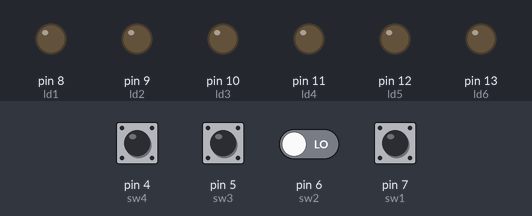
A sketch run on a simulated Arduino Uno, built with avr-gcc and run on an emulated ATmega328P. Shown: output pins drawn as LEDs (lit = HIGH). Dashed ring = blinking. The inputs (shaded band) are chosen by the test bench; at power-on: pin 4 (sw4), pin 5 (sw3), pin 6 (sw2), pin 7 (sw1) LOW.

Above: at 1.2 s.
1.3 s: pin 4 (sw4) pulled HIGH for 0.15 s
At 2.15 s:
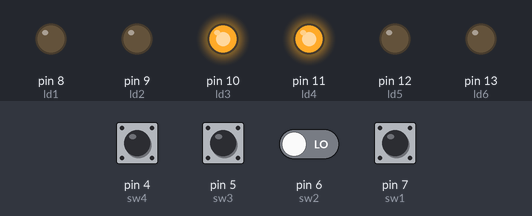
4.3 s: pin 5 (sw3) pulled HIGH for 0.15 s
At 4.7 s:
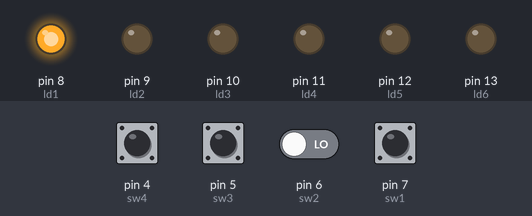
7.4 s: pin 5 (sw3) driven HIGH and pin 6 (sw2) driven HIGH
10.4 s: pin 5 (sw3) driven LOW
At 12.2 s:
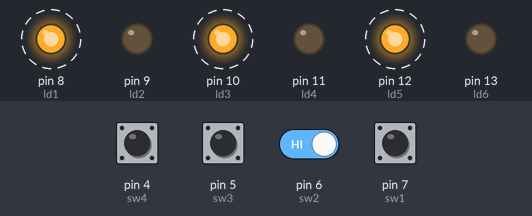
13.4 s: pin 6 (sw2) driven LOW
At 14.4 s:
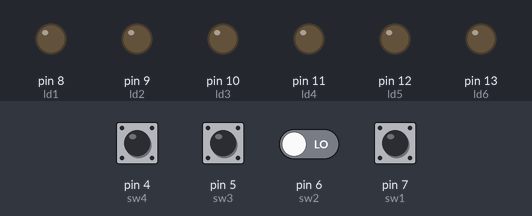
15.3 s: pin 7 (sw1) pulled HIGH for 0.15 s
At 15.8 s:
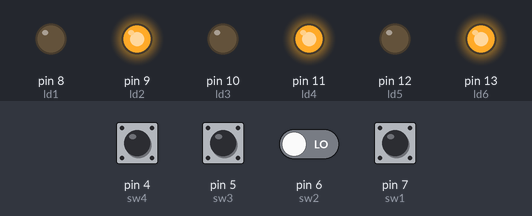
Timing chart, 0 to 18.3 s (numbered marks = the images above; inputs shaded):
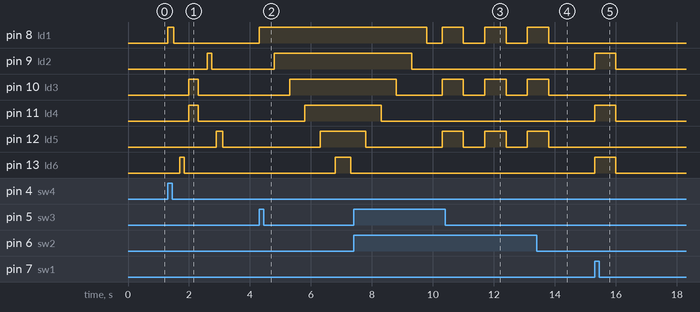

Measured:
- after the input at 1.3 s, pin 8 (ld1): LOW → HIGH at once, → LOW 0.20 s later; pin 9 (ld2): LOW → HIGH after 1.3 s, → LOW 0.15 s later; pin 10 (ld3), pin 11 (ld4): LOW → HIGH after 0.70 s, → LOW 0.30 s later; pin 12 (ld5): LOW → HIGH after 1.6 s, → LOW 0.20 s later; pin 13 (ld6): LOW → HIGH after 0.40 s, → LOW 0.15 s later
- after the input at 4.3 s, pin 8 (ld1): LOW → HIGH at once; pin 9 (ld2): LOW → HIGH after 0.50 s; pin 10 (ld3): LOW → HIGH after 1.0 s; pin 11 (ld4): LOW → HIGH after 1.5 s; pin 12 (ld5): LOW → HIGH after 2.0 s
- after the input at 10.4 s, pin 9 (ld2): stays LOW (without the input it goes to HIGH after 1.8 s); pin 11 (ld4): stays LOW (without the input it goes to HIGH after 2.8 s)
- after the input at 13.4 s, pin 8 (ld1), pin 10 (ld3), pin 12 (ld5): goes on until 13.8 s, then stays LOW
- after the input at 15.3 s, pin 9 (ld2), pin 11 (ld4), pin 13 (ld6): LOW → HIGH at once, → LOW 0.70 s later

The sketch:

Deber1_Vasquez_Mercedes.ino
```cpp
/*
 * DEBER #1
 * Estimados estudiantes, realizar el siguiente codigo y solo adjuntar en enlace de su repositorio en GitHub.

Realizar un programa que accione mediante 4 switchs a un juego de luces diferente. Es decir.

sw3   sw2  sw1  sw0

0        0       0        1            Juego 1

0        0       1        0            Juego 2

0        1       0        0            Juego 3

1        0       0        0            Juego 4


Juego #1

Se usan 6 leds, de los cuales se encienden los pares por 10 ocasiones

Juego #2

Se usan 6 leds, de los cuales se encienden los impartes por 10 ocasiones

Juego #3

Se encienden secuencialmente cada uno ellos (flexible a su criterio)

Juego #4

Su propio diseño de juego.


 */
 const int ld1=8;
 const int ld2=9;
 const int ld3=10;
 const int ld4=11;
 const int ld5=12;
 const int ld6=13;
 const int sw1=7;
 const int sw2=6;
 const int sw3=5;
 const int sw4=4;
 int a=0;
 int b=0;
 int c=0;
 int d=0;
void setup() {
  // put your setup code here, to run once:
   pinMode(ld1,OUTPUT);//8
   pinMode(ld2,OUTPUT);//9
   pinMode(ld3,OUTPUT);//10
   pinMode(ld4,OUTPUT);//11
   pinMode(ld5,OUTPUT);//12
   pinMode(ld6,OUTPUT);//13

   // Para los switch
    pinMode(sw1,INPUT);//7
    pinMode(sw2,INPUT);//6
    pinMode(sw3,INPUT);//5
    pinMode(sw4,INPUT);//4

}

void loop() {
  // put your main code here, to run repeatedly:
  //Juego 1
  if (digitalRead(sw1)==HIGH){
    if(a<10){
      digitalWrite(ld2,HIGH);
      digitalWrite(ld4,HIGH);
      digitalWrite(ld6,HIGH);
      delay(700);

      digitalWrite(ld2,LOW);
      digitalWrite(ld4,LOW);
      digitalWrite(ld6,LOW);
      delay(700);
      a++;
    }

  }

//Segundo Juego
   if (digitalRead(sw2)==HIGH){
    if(b<10){
      digitalWrite(ld1,HIGH);
      digitalWrite(ld3,HIGH);
      digitalWrite(ld5,HIGH);
      delay(700);

      digitalWrite(ld1,LOW);
      digitalWrite(ld3,LOW);
      digitalWrite(ld5,LOW);
      delay(700);
      b++;
    }

  }
  //Tercer Juego
  if (digitalRead(sw3)==HIGH){
    if(c<15){
      digitalWrite(ld1,HIGH);
      delay(500);
      digitalWrite(ld2,HIGH);
      delay(500);
      digitalWrite(ld3,HIGH);
      delay(500);
      digitalWrite(ld4,HIGH);
      delay(500);
      digitalWrite(ld5,HIGH);
      delay(500);
      digitalWrite(ld6,HIGH);
      delay(500);

      digitalWrite(ld6,LOW);
      delay(500);
       digitalWrite(ld5,LOW);
      delay(500);
      digitalWrite(ld4,LOW);
      delay(500);
       digitalWrite(ld3,LOW);
      delay(500);
      digitalWrite(ld2,LOW);
      delay(500);
       digitalWrite(ld1,LOW);
      delay(500);
      c++;
    }

  }

  // Cuarto Juego
 if (digitalRead(sw4)==HIGH){
    if(d<50){
      digitalWrite(ld1,HIGH);
      delay(200);
      digitalWrite(ld1,LOW);
      delay(200);

      digitalWrite(ld6,HIGH);
      delay(150);

      digitalWrite(ld6,LOW);
      delay(150);

      digitalWrite(ld3,HIGH);
      digitalWrite(ld4,HIGH);

      delay(300);

      digitalWrite(ld4,LOW);
      digitalWrite(ld3,LOW);
      delay(300);

      digitalWrite(ld2,HIGH);
      delay(150);
      digitalWrite(ld2,LOW);
      delay(150);

      digitalWrite(ld5,HIGH);
      delay(200);
      digitalWrite(ld5,LOW);
      delay(200);


      d++;
    }

  }


}
```
